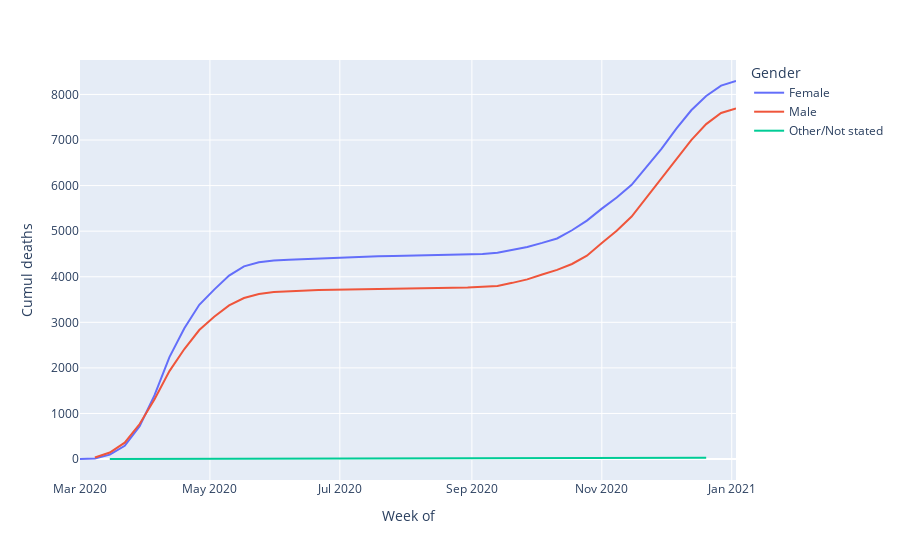

Notebook source saved alongside this figure:
### Markdown cell above
Cumulative deaths by gender over time

### Code cell
# This outputs an interactive Plotly line chart

deaths_week = deaths.groupby(['Week of', 'Gender']).size().reset_index(name = 'deaths')
deaths_week.sort_values('Week of', inplace = True)
deaths_week['Cumul deaths'] = deaths_week.groupby('Gender').deaths.cumsum()

px.line(deaths_week, x = 'Week of', y = 'Cumul deaths', color = 'Gender')

### Figure 1 — Plotly figure (JSON) as saved in the notebook; plotly's stock layout.template omitted (floating-point values rounded to 4 significant figures)
{"data": [{"hovertemplate": "Gender=Female<br>Week of=%{x}<br>Cumul deaths=%{y}<extra></extra>", "legendgroup": "Female", "line": {"color": "#636efa", "dash": "solid"}, "mode": "lines", "name": "Female", "orientation": "v", "showlegend": true, "type": "scatter", "x": ["2020-03-01T00:00:00", "2020-03-08T00:00:00", "2020-03-15T00:00:00", "2020-03-22T00:00:00", "2020-03-29T00:00:00", "2020-04-05T00:00:00", "2020-04-12T00:00:00", "2020-04-19T00:00:00", "2020-04-26T00:00:00", "2020-05-03T00:00:00", "2020-05-10T00:00:00", "2020-05-17T00:00:00", "2020-05-24T00:00:00", "2020-05-31T00:00:00", "2020-06-07T00:00:00", "2020-06-14T00:00:00", "2020-06-21T00:00:00", "2020-06-28T00:00:00", "2020-07-05T00:00:00", "2020-07-12T00:00:00", "2020-07-19T00:00:00", "2020-07-26T00:00:00", "2020-08-02T00:00:00", "2020-08-09T00:00:00", "2020-08-16T00:00:00", "2020-08-30T00:00:00", "2020-09-06T00:00:00", "2020-09-13T00:00:00", "2020-09-20T00:00:00", "2020-09-27T00:00:00", "2020-10-04T00:00:00", "2020-10-11T00:00:00", "2020-10-18T00:00:00", "2020-10-25T00:00:00", "2020-11-01T00:00:00", "2020-11-08T00:00:00", "2020-11-15T00:00:00", "2020-11-22T00:00:00", "2020-11-29T00:00:00", "2020-12-06T00:00:00", "2020-12-13T00:00:00", "2020-12-20T00:00:00", "2020-12-27T00:00:00", "2021-01-03T00:00:00"], "xaxis": "x", "y": [2, 12, 96, 290, 720, 1401, 2236, 2871, 3384, 3718, 4025, 4227, 4317, 4355, 4375, 4389, 4399, 4409, 4419, 4436, 4449, 4455, 4460, 4465, 4471, 4484, 4497, 4529, 4584, 4654, 4743, 4840, 5020, 5232, 5494, 5739, 6018, 6399, 6804, 7249, 7652, 7966, 8195, 8295], "yaxis": "y"}, {"hovertemplate": "Gender=Male<br>Week of=%{x}<br>Cumul deaths=%{y}<extra></extra>", "legendgroup": "Male", "line": {"color": "#EF553B", "dash": "solid"}, "mode": "lines", "name": "Male", "orientation": "v", "showlegend": true, "type": "scatter", "x": ["2020-03-08T00:00:00", "2020-03-15T00:00:00", "2020-03-22T00:00:00", "2020-03-29T00:00:00", "2020-04-05T00:00:00", "2020-04-12T00:00:00", "2020-04-19T00:00:00", "2020-04-26T00:00:00", "2020-05-03T00:00:00", "2020-05-10T00:00:00", "2020-05-17T00:00:00", "2020-05-24T00:00:00", "2020-05-31T00:00:00", "2020-06-07T00:00:00", "2020-06-14T00:00:00", "2020-06-21T00:00:00", "2020-06-28T00:00:00", "2020-07-05T00:00:00", "2020-07-12T00:00:00", "2020-07-19T00:00:00", "2020-07-26T00:00:00", "2020-08-02T00:00:00", "2020-08-09T00:00:00", "2020-08-16T00:00:00", "2020-08-23T00:00:00", "2020-08-30T00:00:00", "2020-09-06T00:00:00", "2020-09-13T00:00:00", "2020-09-20T00:00:00", "2020-09-27T00:00:00", "2020-10-04T00:00:00", "2020-10-11T00:00:00", "2020-10-18T00:00:00", "2020-10-25T00:00:00", "2020-11-01T00:00:00", "2020-11-08T00:00:00", "2020-11-15T00:00:00", "2020-11-22T00:00:00", "2020-11-29T00:00:00", "2020-12-06T00:00:00", "2020-12-13T00:00:00", "2020-12-20T00:00:00", "2020-12-27T00:00:00", "2021-01-03T00:00:00"], "xaxis": "x", "y": [35, 143, 360, 769, 1310, 1930, 2414, 2831, 3122, 3372, 3533, 3622, 3665, 3681, 3698, 3709, 3712, 3717, 3724, 3726, 3733, 3739, 3744, 3747, 3749, 3764, 3778, 3798, 3866, 3942, 4050, 4150, 4280, 4462, 4740, 5008, 5321, 5740, 6171, 6584, 6999, 7349, 7594, 7694], "yaxis": "y"}, {"hovertemplate": "Gender=Other/Not stated<br>Week of=%{x}<br>Cumul deaths=%{y}<extra></extra>", "legendgroup": "Other/Not stated", "line": {"color": "#00cc96", "dash": "solid"}, "mode": "lines", "name": "Other/Not stated", "orientation": "v", "showlegend": true, "type": "scatter", "x": ["2020-03-15T00:00:00", "2020-03-29T00:00:00", "2020-04-05T00:00:00", "2020-04-12T00:00:00", "2020-04-19T00:00:00", "2020-04-26T00:00:00", "2020-05-10T00:00:00", "2020-08-16T00:00:00", "2020-08-30T00:00:00", "2020-09-06T00:00:00", "2020-09-27T00:00:00", "2020-11-15T00:00:00", "2020-11-22T00:00:00", "2020-11-29T00:00:00", "2020-12-06T00:00:00", "2020-12-20T00:00:00"], "xaxis": "x", "y": [1, 2, 6, 10, 14, 15, 16, 17, 19, 21, 22, 23, 24, 27, 29, 31], "yaxis": "y"}], "layout": {"autosize": true, "legend": {"title": {"text": "Gender"}, "tracegroupgap": 0}, "margin": {"t": 60}, "xaxis": {"anchor": "y", "autorange": true, "domain": [0, 1], "range": ["2020-03-01", "2021-01-03"], "title": {"text": "Week of"}, "type": "date"}, "yaxis": {"anchor": "x", "autorange": true, "domain": [0, 1], "range": [-459.8, 8756.0], "title": {"text": "Cumul deaths"}, "type": "linear"}}}
